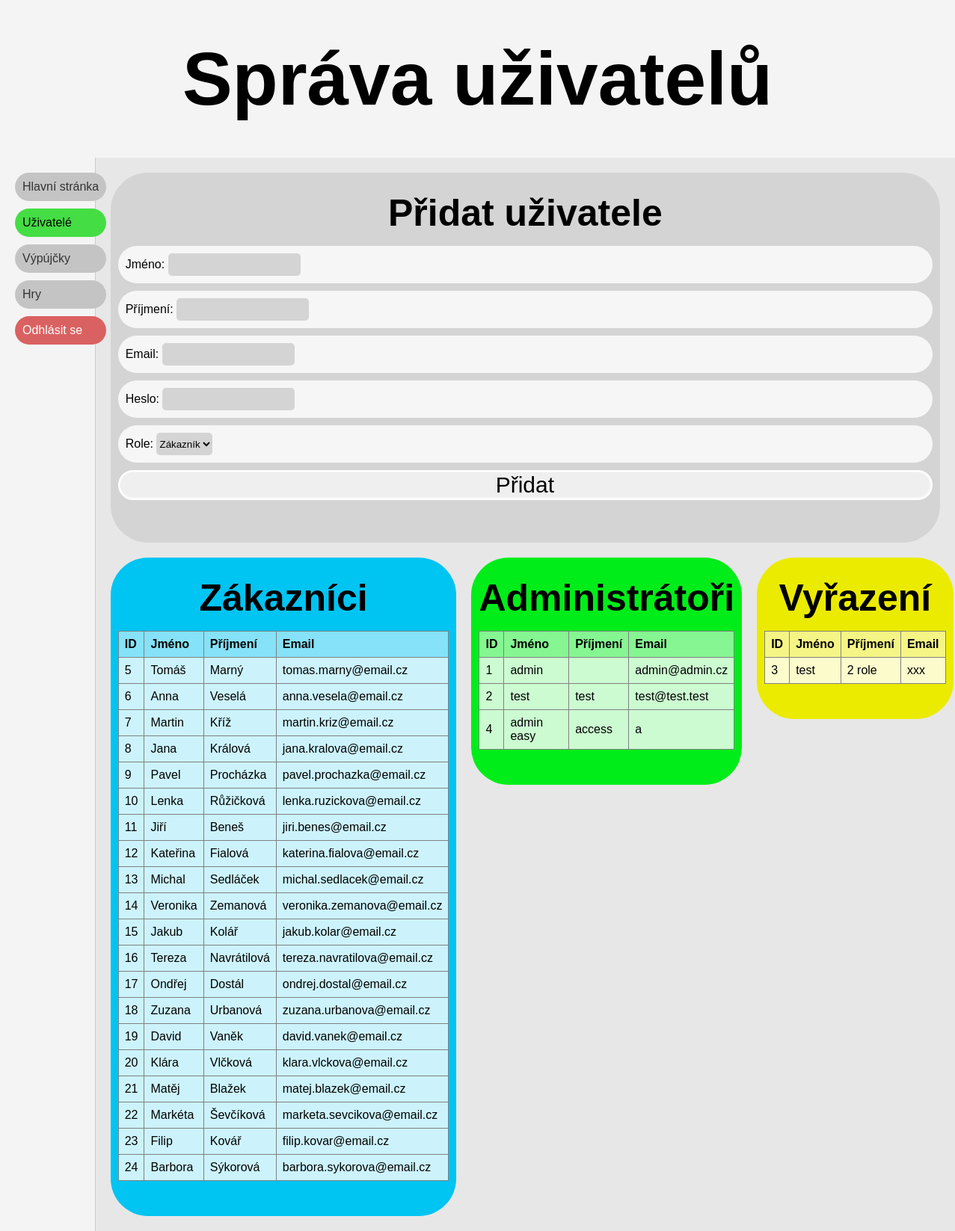
/uzivatele.php (signed in), run on the app's committed database.
### tables this page shows
CREATE TABLE `uzivatele` (
  `id` int(11) NOT NULL,
  `jmeno` varchar(50) NOT NULL,
  `prijmeni` varchar(50) NOT NULL,
  `email` varchar(50) NOT NULL,
  `heslo` varchar(50) NOT NULL,
  `role` varchar(50) NOT NULL
);

### uzivatele.php (the view, shortened to what this page needs)
<?php
require 'config.php';
$admin = $pdo->query("SELECT * FROM uzivatele WHERE role = 'admin'")->fetchAll();
$zakaznici = $pdo->query("SELECT * FROM uzivatele WHERE role = 'zakaznik'")->fetchAll();
$banned = $pdo->query("SELECT * FROM uzivatele WHERE role = 'vyřazen'")->fetchAll();
?>
<!DOCTYPE html>
<html>
<head>
    <link rel="stylesheet" href="style.css">
</head>
<body>
    <h1>Správa uživatelů</h1>
    <div class="layout">
        <div class="sidebar">
            <div class="menu">
                <a href="dashboard.php">Hlavní stránka</a>
                <p>Uživatelé</p>
                <a href="vypujcky.php">Výpújčky</a>
                <a href="hry.php">Hry</a>
                <a href="logout.php" class="logout" >Odhlásit se</a>
            </div>
        </div>
        <div class="content">
            <div class="infoElement iE0">
                <h3>Přidat uživatele</h3>
                <form method="POST">
                    <div class="formDiv">Jméno: <input type="text" name="jmeno" class="form name" require></div>
                    <div class="formDiv">Příjmení: <input type="text" name="prijmeni" class="form surename" require></div>
                    <div class="formDiv">Email: <input type="text" name="email" class="form mail" require></div>
                    <div class="formDiv">Heslo: <input type="password" name="heslo" class="form pasw" require></div>
                    <div class="formDiv">Role:
                    <select name="role" class="form role">
                        <option value="Zákazník">Zákazník</option>
                    </select></div>
                    <div class="formDiv submitDiv"><input type="submit" name="pridat" value="Přidat" class="submit"></div>
                    </form>
            </div>
            <div class="info">
                <div class="infoElement iE1">
                    <h3>Zákazníci</h3>
                    <table border="1">
                        <tr>
                            <th>ID</th>
                            <th>Jméno</th>
                            <th>Příjmení</th>
                            <th>Email</th>
                        </tr>
                        <?php foreach ($zakaznici as $z) { ?>
                        <tr>
                            <td><?php echo $z['id']?></td>
                            <td><?php echo $z['jmeno']?></td>
                            <td><?php echo $z['prijmeni']?></td>
                            <td><?php echo $z['email']?></td>
                        </tr>
                        <?php } ?>
                    </table>
                </div>
                <div class="infoElement iE2">
                    <h3>Administrátoři</h3>
                    <table border="1">
                        <tr>
                            <th>ID</th>
                            <th>Jméno</th>
                            <th>Příjmení</th>
                            <th>Email</th>
                        </tr>
                        <?php foreach ($admin as $a) { ?>
                        <tr>
                            <td><?php echo $a['id']?></td>
                            <td><?php echo $a['jmeno']?></td>
                            <td><?php echo $a['prijmeni']?></td>
                            <td><?php echo $a['email']?></td>
                        </tr>
                        <?php } ?>
                    </table>
                </div>
                <div class="infoElement iE3">
                    <h3>Vyřazení</h3>
                    <table border="1">
                        <tr>
                            <th>ID</th>
                            <th>Jméno</th>
                            <th>Příjmení</th>
                            <th>Email</th>
                        </tr>
                        <?php foreach ($banned as $b) { ?>
                        <tr>
                            <td><?php echo $b['id']?></td>
                            <td><?php echo $b['jmeno']?></td>
                            <td><?php echo $b['prijmeni']?></td>
                            <td><?php echo $b['email']?></td>
                        </tr>
                        <?php } ?>
                    </table>
                </div>
            </div>
        </div>
    </div>
</body>
</html>

### style.css (style rules this page uses)
* { box-sizing: border-box; margin: 0; padding: 0; text-decoration: none; color: black; }
body { background-color: #e7e7e7; font-family: Arial, sans-serif; padding: 10; display: flex; flex-direction: column; align-items: center; }
h1 { position: static; text-align: center; padding-top: 48px; padding-right: 48px; padding-bottom: 48px; padding-left: 48px; font-size: 100px; background-color: #f4f4f4; width: 100%; }
.layout { display: flex; width: 100%; }
.sidebar { height: inherit; width: 10%; background-color: #f4f4f4; padding: 20px; border-right: 1px solid #ccc; }
.sidebar .menu p { background-color: #44dd44; padding: 10px; cursor: pointer; }
.sidebar .menu a, .sidebar .menu p { border-top-left-radius: 50px; border-top-right-radius: 50px; border-bottom-right-radius: 50px; border-bottom-left-radius: 50px; }
.sidebar .menu a { display: block; padding: 10px; text-decoration: none; color: #333; background-color: #c4c4c4; }
.sidebar .menu .logout { background-color: #da6161; color: white; }
.content { flex-grow: 1; padding: 20px; width: 90%; }
.info { display: flex; gap: 20px; align-items: flex-start; margin-top: 20px; }
.infoElement { flex: 1; padding-top: 10px; padding-right: 10px; padding-bottom: 47px; padding-left: 10px; border-top-left-radius: 50px; border-top-right-radius: 50px; border-bottom-right-radius: 50px; border-bottom-left-radius: 50px; }
table { width: 100%; border-collapse: collapse; }
th, td { padding: 8px; text-align: left; }
* th { background-color: #ffffff85; }
* td { background-color: #ffffffcc; }
h3 { font-size: 50px; text-align: center; padding-bottom: 15px; padding-top: 15px; }
.menu { display: flex; flex-direction: column; gap: 10px; position: fixed; }
.iE0 { background-color: #d4d4d4; }
.iE1 { background-color: #00c4f2; }
.iE2 { background-color: #00ed1a; }
.iE3 { background-color: #ebeb00; }
.formDiv { background-color: #ffffffcc; border-radius: 30px; padding: 10px; margin-bottom: 10px; width: 100%; }
.form { border: none; height: 30px; width: auto; background-color: #d4d4d4; border-radius: 5px; }
.submitDiv { height: 40px; padding: 1px; border: white 2px solid; box-shadow: none; }
.submit { width: calc(100% - 1px); height: calc(100% - 1px); border-radius: inherit; border: none; font-size: 30px; }

### data on the page
uzivatele: id "5", jmeno "Tomáš", prijmeni "Marný", email "tomas.marny@email.cz"
uzivatele: id "6", jmeno "Anna", prijmeni "Veselá", email "anna.vesela@email.cz"
uzivatele: id "7", jmeno "Martin", prijmeni "Kříž", email "martin.kriz@email.cz"
uzivatele: id "8", jmeno "Jana", prijmeni "Králová", email "jana.kralova@email.cz"
uzivatele: id "9", jmeno "Pavel", prijmeni "Procházka", email "pavel.prochazka@email.cz"
uzivatele: id "10", jmeno "Lenka", prijmeni "Růžičková", email "lenka.ruzickova@email.cz"
uzivatele: id "11", jmeno "Jiří", prijmeni "Beneš", email "jiri.benes@email.cz"
uzivatele: id "12", jmeno "Kateřina", prijmeni "Fialová", email "katerina.fialova@email.cz"
uzivatele: id "13", jmeno "Michal", prijmeni "Sedláček", email "michal.sedlacek@email.cz"
uzivatele: id "14", jmeno "Veronika", prijmeni "Zemanová", email "veronika.zemanova@email.cz"
uzivatele: id "15", jmeno "Jakub", prijmeni "Kolář", email "jakub.kolar@email.cz"
uzivatele: id "16", jmeno "Tereza", prijmeni "Navrátilová", email "tereza.navratilova@email.cz"
uzivatele: id "17", jmeno "Ondřej", prijmeni "Dostál", email "ondrej.dostal@email.cz"
uzivatele: id "18", jmeno "Zuzana", prijmeni "Urbanová", email "zuzana.urbanova@email.cz"
uzivatele: id "19", jmeno "David", prijmeni "Vaněk", email "david.vanek@email.cz"
uzivatele: id "20", jmeno "Klára", prijmeni "Vlčková", email "klara.vlckova@email.cz"
uzivatele: id "21", jmeno "Matěj", prijmeni "Blažek", email "matej.blazek@email.cz"
uzivatele: id "22", jmeno "Markéta", prijmeni "Ševčíková", email "marketa.sevcikova@email.cz"
uzivatele: id "23", jmeno "Filip", prijmeni "Kovář", email "filip.kovar@email.cz"
uzivatele: id "24", jmeno "Barbora", prijmeni "Sýkorová", email "barbora.sykorova@email.cz"
uzivatele: id "1", jmeno "admin", email "admin@admin.cz"
uzivatele: id "2", jmeno "test", prijmeni "test", email "test@test.test"
uzivatele: id "4", jmeno "admin easy", prijmeni "access", email "a"
uzivatele: id "3", jmeno "test", prijmeni "2 role", email "xxx"
